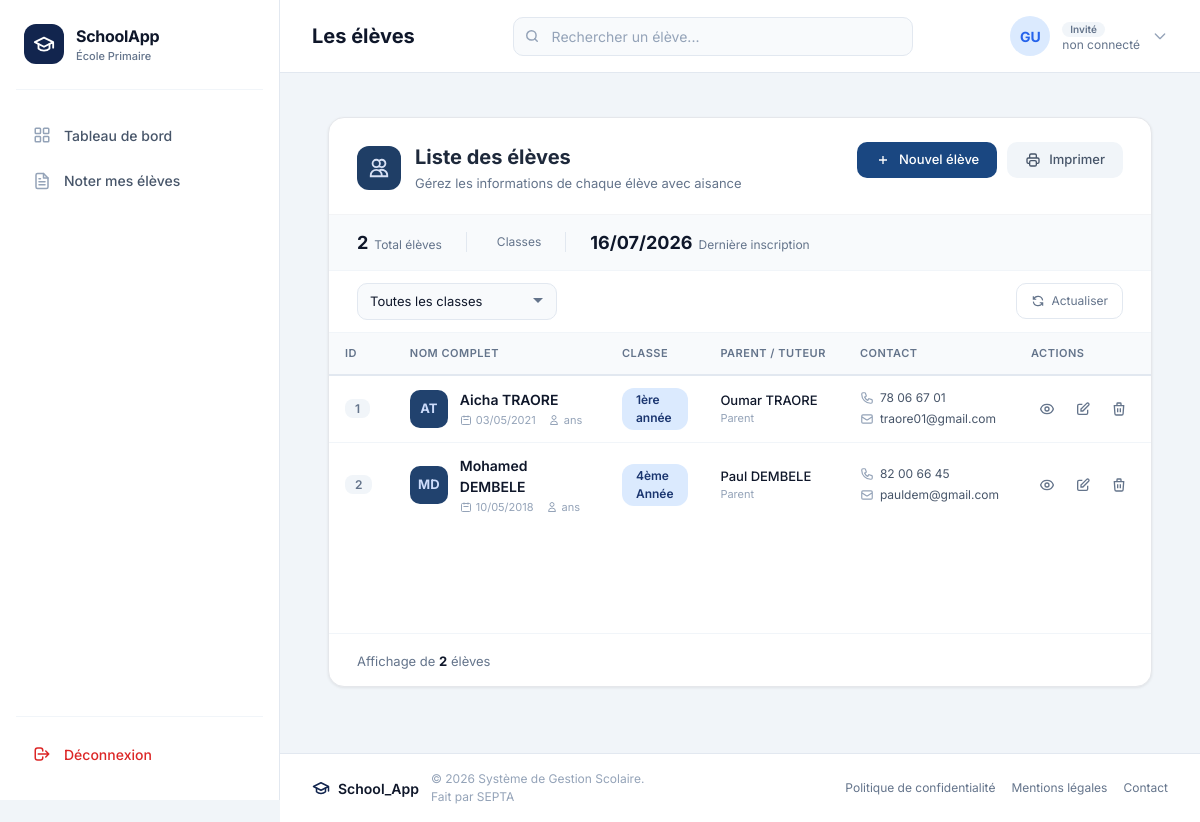
/students/, run on an earlier commit of the app's database.
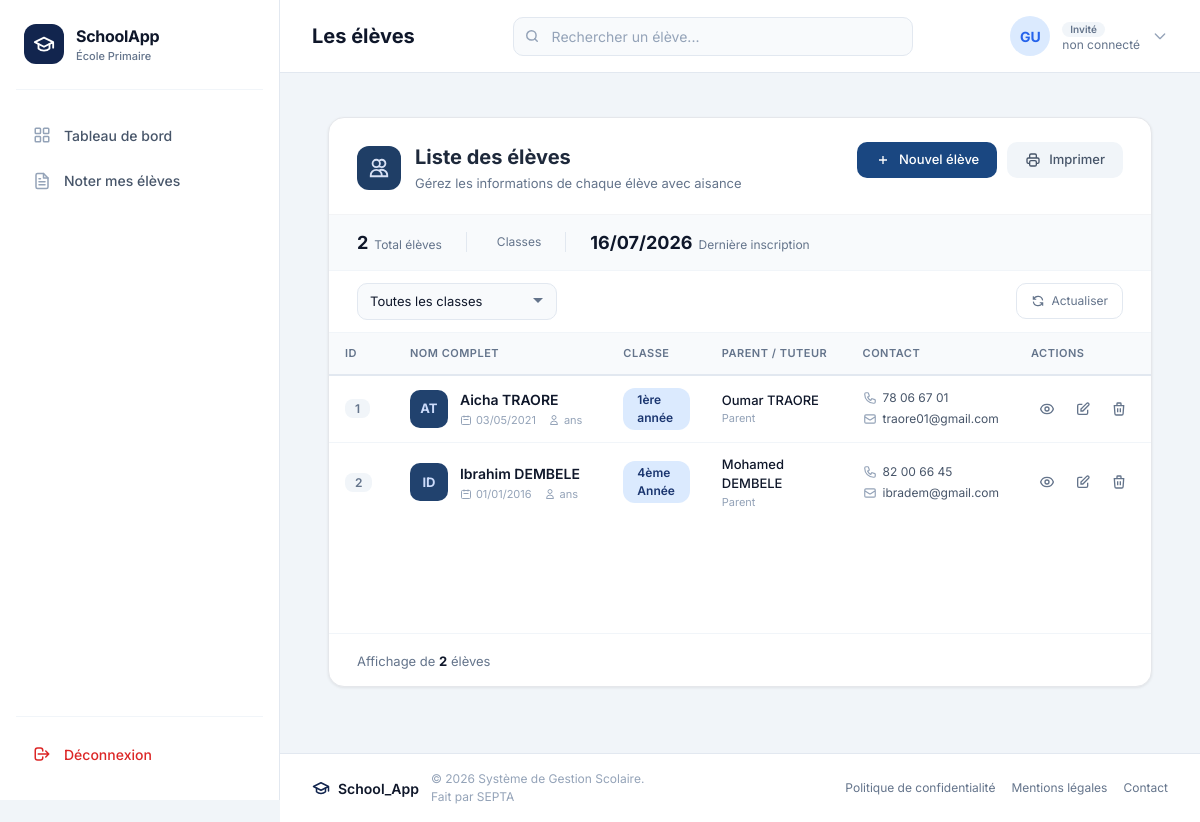
And on a later commit of the database.
### eleves/models.py (models this page shows, shortened)
class Student(models.Model):
    SEXE_CHOICES = [
        ("M", "Masculin"),
        ("F", "Féminin"),
    ]
    identification_number = models.AutoField( primary_key=True)
    first_name = models.CharField(max_length=100, blank=False, null=False)
    last_name = models.CharField(max_length=100, blank=False, null=False)
    sexe = models.CharField(max_length=1, choices=SEXE_CHOICES, blank=True, null=True)
    date_of_birth = models.DateField()
    lieu_de_naissance = models.CharField(max_length=100, blank=False, null=False)
    parent = models.ForeignKey(Parent, on_delete=models.CASCADE, related_name='students')
    classroom = models.ForeignKey(Classe, on_delete=models.CASCADE, related_name='students')
    inscription_date = models.DateField(blank=False, null=False)
    photo = models.ImageField(
        upload_to='eleves/photos/', blank=True, null=True,
        help_text="Photo de l'élève, affichée sur le bulletin (facultative)."
    )
    photo_identite = models.ImageField(upload_to='eleves/photos_identite/', blank=True, null=True)
    acte_naissance = models.FileField(upload_to='eleves/actes_naissance/', blank=True, null=True)

class Parent(models.Model):
    id = models.AutoField(primary_key=True)
    first_name = models.CharField(max_length=110, blank=False, null=False)
    last_name = models.CharField(max_length=100, blank=False, null=False)
    email = models.EmailField(blank=True, null=True)
    phone_number = models.CharField(max_length=20, blank=False, null=False)
    address = models.TextField(blank=False, null=False)
    profession = models.CharField(max_length=100, blank=False, null=False)

### classes/models.py (models this page shows, shortened)
class Classe(models.Model):
    nom = models.CharField(max_length=30, null=False)
    niveau = models.IntegerField()
    enseignant = models.ForeignKey(
        User,
        on_delete=models.SET_NULL,
        null=True,
        blank=True,
        related_name="classes",
        limit_choices_to={"groups__name": "Teacher"},
    )

### eleves/views.py (the view)
# urls.py: path('students/', views.student_list, name='list'),
def student_list(request):
    student_list = Student.objects.all()
    return render(request, 'student_list.html', {'student_list': student_list})

### eleves/templates/student_list.html (shortened to what the changed rows need)
{% extends 'base.html' %}
{% load static %}
{% block page_title %}Les élèves{% endblock %}
{% block content %}
<div class="student-list-container">
    <div class="student-list-card">
        <div class="list-header">
            <div class="list-header-left">
                <div>
                    <h1 class="list-title">Liste des élèves</h1>
                </div>
            </div>
        </div>
        <div class="stats-bar">
            <div class="stat-item">
                <span class="stat-number">
                    {% if student_list %}
                        {{ student_list.first.inscription_date|date:"d/m/Y" }}
                    {% else %}
                        -
                    {% endif %}
                </span>
                <span class="stat-label">Dernière inscription</span>
            </div>
        </div>
        <div class="table-container">
            {% if student_list %}
            <div class="table-responsive">
                <table class="student-table" id="studentTable">
                    <thead>
                        <tr>
                            <th class="col-id">ID</th>
                            <th class="col-name">NOM COMPLET</th>
                            <th class="col-class">CLASSE</th>
                            <th class="col-parent">PARENT / TUTEUR</th>
                            <th class="col-contact">CONTACT</th>
                            <th class="col-actions">ACTIONS</th>
                        </tr>
                    </thead>
                    <tbody>
                        {% for student in student_list %}
                        <tr class="student-row" data-class="{{ student.classroom.nom }}" data-name="{{ student.first_name }} {{ student.last_name }}">
                            <td class="col-id">
                                <span class="id-badge">{{ forloop.counter }}</span>
                            </td>
                            <td class="col-name">
                                <div class="student-name-cell">
                                    <div class="student-avatar-sm">
                                        <span class="avatar-initials-sm">{{ student.first_name|first }}{{ student.last_name|first }}</span>
                                    </div>
                                    <div>
                                        <div class="student-fullname">{{ student.first_name }} {{ student.last_name }}</div>
                                        <div class="student-subinfo">
                                            <span class="subinfo-item">
                                                <svg class="subinfo-icon" width="12" height="12" viewBox="0 0 24 24" fill="none" stroke="currentColor" stroke-width="2">
                                                    <path d="M8 7V3m8 4V3m-9 8h10M5 21h14a2 2 0 002-2V7a2 2 0 00-2-2H5a2 2 0 00-2 2v12a2 2 0 002 2z"/>
                                                </svg>
                                                {{ student.date_of_birth|date:"d/m/Y" }}
                                            </span>
                                            <span class="subinfo-item">
                                                <svg class="subinfo-icon" width="12" height="12" viewBox="0 0 24 24" fill="none" stroke="currentColor" stroke-width="2">
                                                    <path d="M16 7a4 4 0 11-8 0 4 4 0 018 0zM12 14a7 7 0 00-7 7h14a7 7 0 00-7-7z"/>
                                                </svg>
                                                {% if student.date_of_birth %}
                                                    {% with age=student.age %}
                                                        {{ age }} ans
                                                    {% endwith %}
                                                {% else %}
                                                    N/A
                                                {% endif %}
                                            </span>
                                        </div>
                                    </div>
                                </div>
                            </td>
                            <td class="col-class">
                                <span class="class-badge">{{ student.classroom.nom }}</span>
                            </td>
                            <td class="col-parent">
                                <div class="parent-info-cell">
                                    <div class="parent-name">{{ student.parent.first_name }} {{ student.parent.last_name }}</div>
                                    <div class="parent-relation">Parent</div>
                                </div>
                            </td>
                            <td class="col-contact">
                                <div class="contact-info">
                                    {% if student.parent.phone_number %}
                                    <span class="contact-item">
                                        {{ student.parent.phone_number }}
                                    </span>
                                    {% endif %}
                                    {% if student.parent.email %}
                                    <span class="contact-item">
                                        <svg class="contact-icon" width="14" height="14" viewBox="0 0 24 24" fill="none" stroke="currentColor" stroke-width="2">
                                            <path d="M3 8l7.89 5.26a2 2 0 002.22 0L21 8M5 19h14a2 2 0 002-2V7a2 2 0 00-2-2H5a2 2 0 00-2 2v10a2 2 0 002 2z"/>
                                        </svg>
                                        {{ student.parent.email }}
                                    </span>
                                    {% endif %}
                                </div>
                            </td>
                            <td class="col-actions">
                                <div class="action-buttons">
                                    <a href="{% url 'students:detail' student.identification_number %}"
                                       class="action-btn view-btn" title="Voir">
                                        <svg width="16" height="16" viewBox="0 0 24 24" fill="none" stroke="currentColor" stroke-width="2">
                                            <path d="M15 12a3 3 0 11-6 0 3 3 0 016 0z"/>
                                            <path d="M2.458 12C3.732 7.943 7.523 5 12 5c4.478 0 8.268 2.943 9.542 7-1.274 4.057-5.064 7-9.542 7-4.477 0-8.268-2.943-9.542-7z"/>
                                        </svg>
                                    </a>
                                    <a href="{% url 'students:update' student.identification_number %}"
                                       class="action-btn edit-btn" title="Modifier">
                                        <svg width="16" height="16" viewBox="0 0 24 24" fill="none" stroke="currentColor" stroke-width="2">
                                            <path d="M11 5H6a2 2 0 00-2 2v11a2 2 0 002 2h11a2 2 0 002-2v-5m-1.414-9.414a2 2 0 112.828 2.828L11.828 15H9v-2.828l8.586-8.586z"/>
                                        </svg>
                                    </a>
                                    <button onclick="confirmDelete('{{ student.identification_number }}', '{{ student.first_name }} {{ student.last_name }}')"
                                            class="action-btn delete-btn" title="Supprimer">
                                        <svg width="16" height="16" viewBox="0 0 24 24" fill="none" stroke="currentColor" stroke-width="2">
                                            <path d="M19 7l-.867 12.142A2 2 0 0116.138 21H7.862a2 2 0 01-1.995-1.858L5 7m5 4v6m4-6v6m1-10V4a1 1 0 00-1-1h-4a1 1 0 00-1 1v3M4 7h16"/>
                                        </svg>
                                    </button>
                                </div>
                            </td>
                        </tr>
                        {% endfor %}
                    </tbody>
                </table>
            </div>
            {% endif %}
        </div>
    </div>
</div>
{% endblock %}

What changed in the data, as far as the page shows it:
removed Student: first_name|first "M", last_name|first "D", first_name "Mohamed", last_name "DEMBELE", date_of_birth "10/05/2018", classroom.nom "4ème Année", parent.first_name "Paul", parent.last_name "DEMBELE", parent.phone_number "82 00 66 45", parent.email "pauldem@gmail.com"
added Student: first_name|first "I", last_name|first "D", first_name "Ibrahim", last_name "DEMBELE", date_of_birth "01/01/2016", classroom.nom "4ème Année", parent.first_name "Mohamed", parent.last_name "DEMBELE", parent.phone_number "82 00 66 45", parent.email "ibradem@gmail.com"
